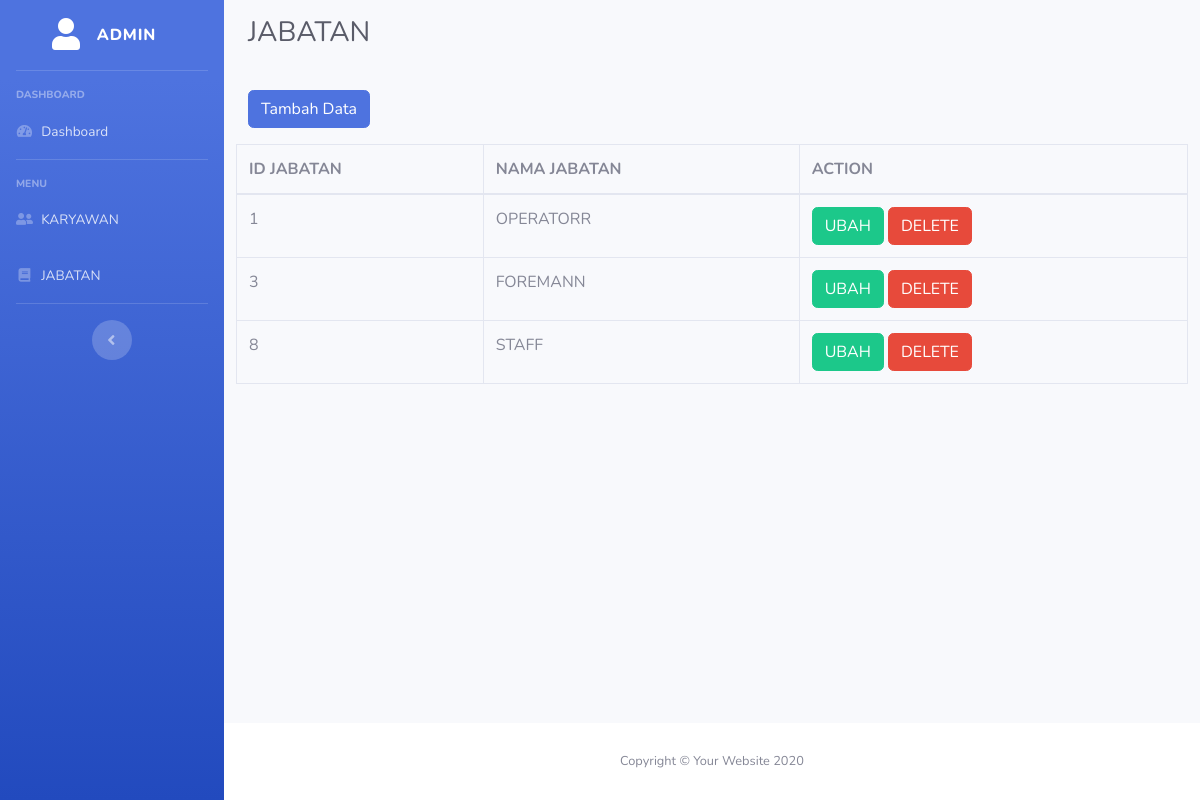
The page /index.php/jabatan on the database its author committed.
### tables this page shows
CREATE TABLE `jabatan` (
  `id_jabatan` int(11) NOT NULL AUTO_INCREMENT,
  `nama_jabatan` varchar(100) DEFAULT NULL,
  PRIMARY KEY (`id_jabatan`)
);

### application/controllers/Jabatan.php (called while the page is built, shortened)
<?php
class Jabatan extends CI_Controller
{
    public function index()
    {
        $data['title'] = "JABATAN";
        $data['dataJabatan'] = $this->db->get('jabatan')->result_array();
        $this->load->view('templates/header.php', $data);
        $this->load->view('jabatan/index.php', $data);
        $this->load->view('templates/footer.php');
    }
}

### index.php (called while the page is built, shortened)
<?php
require_once BASEPATH.'core/CodeIgniter.php';

### application/views/jabatan/index.php (the view, shortened to what this page needs)
<div class="container-fluid">
    <div class="d-sm-flex align-items-center justify-content-between mb-4">
        <h1 class="h3 mb-0 text-gray-800 mt-3"><?= $title ?> </h1>
    </div>
    <a href="<?= base_url('jabatan/tambahData') ?>" class="btn btn-primary mb-3 mt-3">Tambah Data</a>
    <div class="row">
        <table class="table table-bordered">
            <thead>
                <tr>
                    <th>ID JABATAN</th>
                    <th>NAMA JABATAN</th>
                    <th>ACTION</th>
                </tr>
            </thead>
            <tbody>
                <?php foreach ($dataJabatan as $a) : ?>
                    <tr>
                        <td><?= $a['id_jabatan'] ?></td>
                        <td><?= $a['nama_jabatan'] ?></td>
                        <td>
                            <a href="<?= base_url('jabatan/updateData/') . $a['id_jabatan'] ?>" onclick="return confirm('YAKIN MAU DI UBAH ?')" class="btn btn-success">UBAH</a>
                            <a href="<?= base_url('jabatan/hapus/') . $a['id_jabatan'] ?>" onclick="return confirm('YAKIN MAU DI HAPUS ?')" class="btn btn-danger">DELETE</a>
                        </td>
                    </tr>
                <?php endforeach; ?>
            </tbody>
        </table>
    </div>
</div>
</div>

### rows shown on the page
jabatan: id_jabatan "1", nama_jabatan "OPERATORR"
jabatan: id_jabatan "3", nama_jabatan "FOREMANN"
jabatan: id_jabatan "8", nama_jabatan "STAFF"

### other values the page prints
$title "JABATAN"
